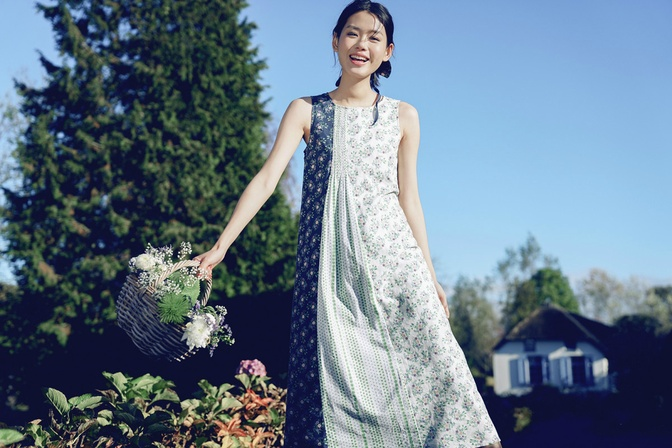
#> input picture image.jpg, 672 x 448 px, shrunk from 1200 x 800 before the run
$ python findContours_original.py
#> lines starting #> are read from the running program, lines starting #| are printed output that depends on the picture; after the words box and inside, x2 and y2 are one past the last pixel; in counts of white or black regions, pixels touching at a corner belong together
import cv2
import matplotlib.pyplot as plt
import os

imgfile = 'image.jpg'
pngfile = 'mask.png'

img = cv2.imread(imgfile, 1)
#> img is the input picture: shape (448, 672, 3); mean B, G, R 138.7, 121.3, 102.2
mask = cv2.imread(pngfile, 0)
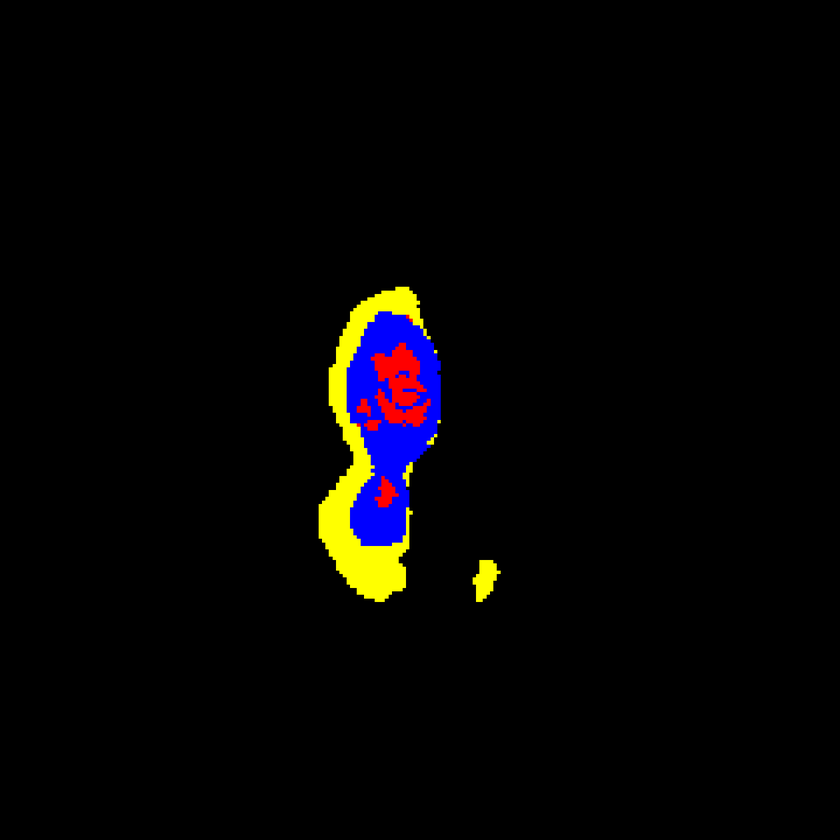
#> input picture mask.png, 840 x 840 px, shrunk from 1500 x 1500 before the run
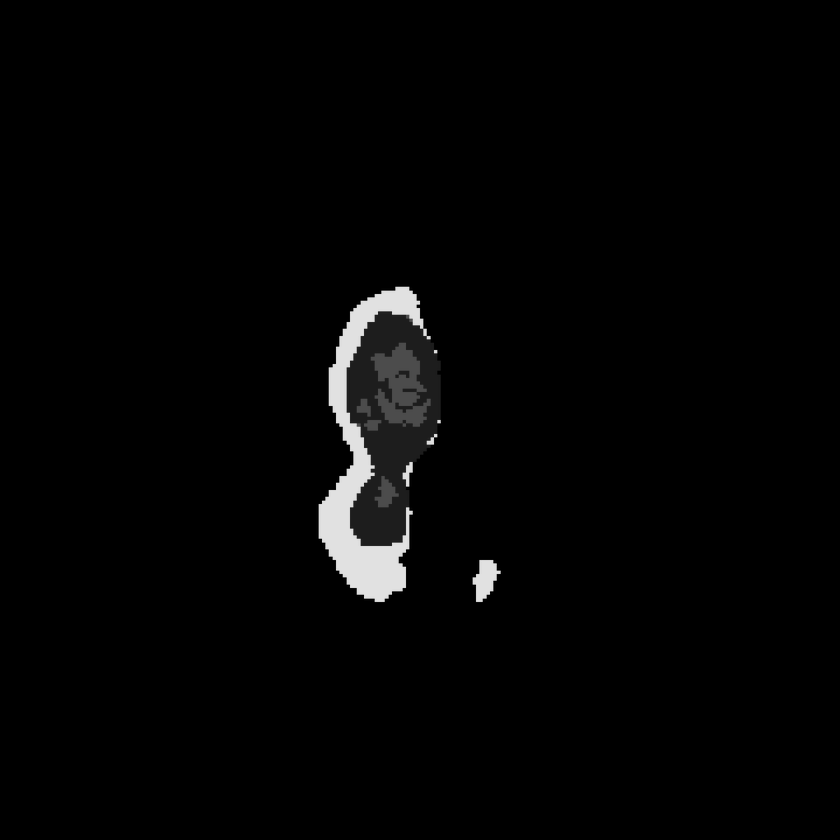
#> mask: shape (840, 840); min 0, max 227, mean 4.4

contours, _ = cv2.findContours(mask, cv2.RETR_TREE, cv2.CHAIN_APPROX_SIMPLE)
#> contours = 34 contours, 32 with area under 20; largest, box (x1, y1, x2, y2) and area: (318, 286, 441, 603) 25794, (472, 559, 501, 603) 736
cv2.drawContours(img, contours, -1, (0, 0, 255), 1)
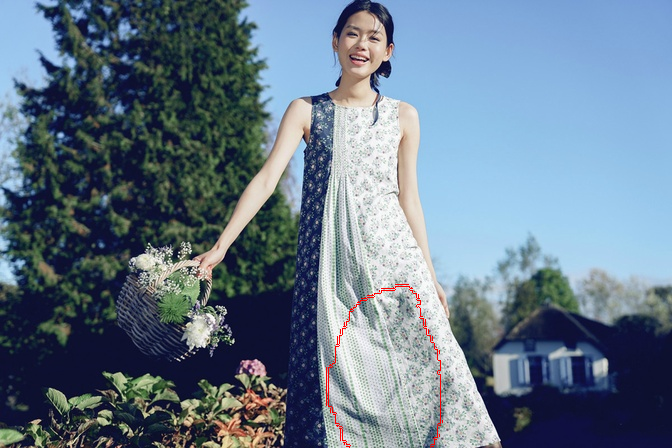
#> img: shape (448, 672, 3); 0.21% of pixels changed, all inside (x1, y1, x2, y2) = (326, 284, 443, 448)

img = img[:, :, ::-1]
#> (the run stopped early here; a loop or call above may not have finished)
